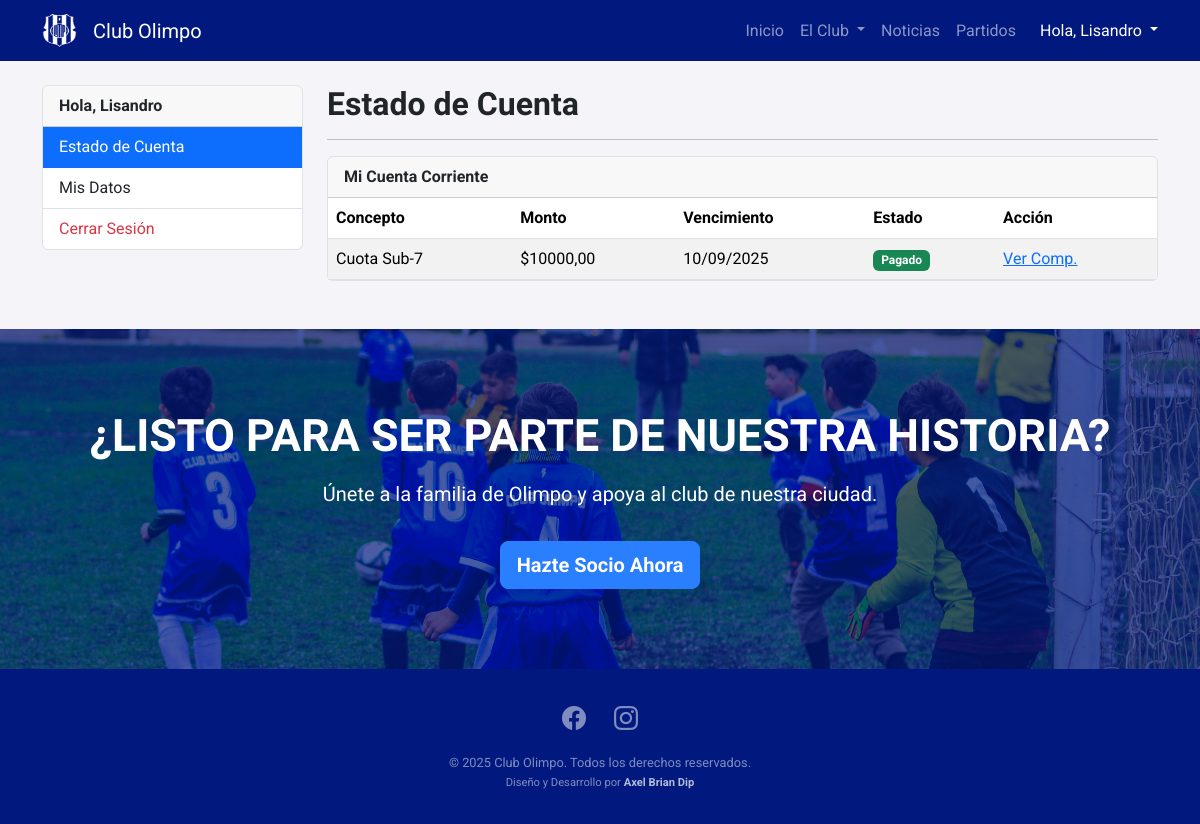
/members/profile/ (signed in), run on the app's committed database.
### billing/models.py (models this page shows, shortened)
class Invoice(models.Model):
    class Status(models.TextChoices):
        PENDIENTE = 'PEN', 'Pendiente de Pago'
        EN_VERIFICACION = 'VER', 'En Verificación'
        PAGADO = 'PAG', 'Pagado'
        BONIFICADO = 'BON', 'Bonificado'
    profile = models.ForeignKey('members.Profile', on_delete=models.CASCADE, related_name="invoices")
    item = models.ForeignKey(BillableItem, on_delete=models.PROTECT, verbose_name="Ítem")
    amount = models.DecimalField("Monto", max_digits=10, decimal_places=2)
    status = models.CharField("Estado", max_length=3, choices=Status.choices, default=Status.PENDIENTE)
    due_date = models.DateField("Fecha de Vencimiento", null=True, blank=True)
    created_at = models.DateTimeField(auto_now_add=True)
    class Meta:
        verbose_name = "Factura"
        verbose_name_plural = "Facturas"

class BillableItem(models.Model):
    name = models.CharField("Nombre del Ítem", max_length=200)
    amount = models.DecimalField("Monto", max_digits=10, decimal_places=2)
    is_bonifiable = models.BooleanField("Es Bonificable", default=True)
    class Meta:
        verbose_name = "Ítem Facturable"
        verbose_name_plural = "Ítems Facturables"

### members/views.py (the view, shortened to what this page needs)
# urls.py: path('profile/', views.profile, name='profile'),
@login_required
def profile(request):
    u_form = UserUpdateForm(instance=request.user)
    p_form = ProfileUpdateForm(instance=request.user.profile)
    receipt_form = ReceiptUploadForm()
    invoices = request.user.profile.invoices.all()
    context = {
        'u_form': u_form,
        'p_form': p_form,
        'receipt_form': receipt_form,
        'invoices': invoices,
    }
    return render(request, 'members/profile.html', context)

### members/templates/members/profile.html (shortened to what this page needs)
{% extends 'base.html' %}
{% block content %}
<div class="row">
    <div class="col-md-3">
        <div class="card">
            <div class="card-header"><strong>Hola, {{ user.first_name|default:user.username }}</strong></div>
            <div class="list-group list-group-flush" id="profileTabs" role="tablist">
                <a class="list-group-item list-group-item-action active" id="cuenta-tab" data-bs-toggle="list" href="#estado-cuenta" role="tab">Estado de Cuenta</a>
                <a class="list-group-item list-group-item-action" id="datos-tab" data-bs-toggle="list" href="#mis-datos" role="tab">Mis Datos</a>
                <form action="{% url 'logout' %}" method="post">
                    <button type="submit" class="list-group-item list-group-item-action text-danger w-100 text-start border-0 bg-transparent">Cerrar Sesión</button>
                </form>
            </div>
        </div>
    </div>
    <div class="col-md-9">
        <div class="tab-content">
            <div class="tab-pane fade show active" id="estado-cuenta" role="tabpanel">
                <h2>Estado de Cuenta</h2>
                <hr>
                <div class="card">
                    <div class="card-header"><strong>Mi Cuenta Corriente</strong></div>
                    <div class="table-responsive">
                        <table class="table table-striped mb-0">
                            <thead><tr><th>Concepto</th><th>Monto</th><th>Vencimiento</th><th>Estado</th><th>Acción</th></tr></thead>
                            <tbody>
                                {% for invoice in invoices %}
                                    <tr>
                                        <td>{{ invoice.item.name }}</td>
                                        <td>${{ invoice.amount|floatformat:2 }}</td>
                                        <td>{{ invoice.due_date|date:"d/m/Y"|default:"-" }}</td>
                                        <td><span class="badge {% if invoice.status == 'PAG' %}bg-success{% elif invoice.status == 'PEN' %}bg-danger{% elif invoice.status == 'VER' %}bg-warning text-dark{% else %}bg-info text-dark{% endif %}">{{ invoice.get_status_display }}</span></td>
                                        <td>
                                            {% if invoice.status == 'PEN' %}
                                                <button class="btn btn-primary btn-sm" data-bs-toggle="modal" data-bs-target="#paymentModal" data-invoice-id="{{ invoice.id }}" data-invoice-item="{{ invoice.item.name }}">Informar Pago</button>
                                            {% elif invoice.status == 'PAG' and invoice.payment %}
                                                <a href="{{ invoice.payment.receipt.url }}" target="_blank">Ver Comp.</a>
                                            {% else %} - {% endif %}
                                        </td>
                                    </tr>
                                {% empty %}
                                    <tr><td colspan="5" class="text-center text-muted">No tienes ítems en tu cuenta corriente.</td></tr>
                                {% endfor %}
                            </tbody>
                        </table>
                    </div>
                </div>
            </div>
        </div>
    </div>
</div>
{% endblock %}

### templates/base.html (shortened to what this page needs)
<!doctype html>
<html lang="es">
<head>
  {% load static %}
  <link href="https://cdn.jsdelivr.net/npm/bootstrap@5.3.3/dist/css/bootstrap.min.css" rel="stylesheet">
  <link rel="stylesheet" href="{% static 'css/main.css' %}">
  <link href="https://unpkg.com/aos@2.3.1/dist/aos.css" rel="stylesheet">
  <link rel="stylesheet" href="https://cdn.jsdelivr.net/npm/bootstrap-icons@1.11.3/font/bootstrap-icons.min.css">
</head>
<body>
  <nav class="navbar navbar-expand-lg navbar-dark bg-dark">
    <div class="container">
      <a class="navbar-brand d-flex align-items-center" href="{% url 'home' %}">
        <img src="{% static 'imgs/olimpo-shield.png' %}" alt="Escudo Club Olimpo" width="35" height="35"
          class="d-inline-block align-text-top me-3">
        <span class="d-none d-sm-inline">Club Olimpo</span>
      </a>
      <div class="collapse navbar-collapse" id="navbarNav">
        <ul class="navbar-nav ms-auto mb-2 mb-lg-0">
          <li class="nav-item">
            <a class="nav-link" href="{% url 'home' %}">Inicio</a>
          </li>
          <li class="nav-item dropdown">
            <a class="nav-link dropdown-toggle" href="#" role="button" data-bs-toggle="dropdown" aria-expanded="false">
              El Club
            </a>
          </li>
          <li class="nav-item">
            <a class="nav-link" href="{% url 'news_list' %}">Noticias</a>
          </li>
          <li class="nav-item">
            <a class="nav-link" href="{% url 'fixture_list' %}">Partidos</a>
          </li>
        </ul>
        <div class="d-flex ms-lg-3">
            <div class="nav-item dropdown">
              {% if user.is_authenticated %}
                <a class="nav-link dropdown-toggle text-white" href="#" role="button" data-bs-toggle="dropdown" aria-expanded="false">
                    Hola, {{ user.first_name|default:user.username }}
                </a>
              {% endif %}
            </div>
          </div>
      </div>
    </div>
  </nav>
  <main class="container mt-4 mb-5">
    {% block content %}
    {% endblock %}
  </main>
  <div class="pre-footer-cta">
    <div class="container">
      <h2>¿LISTO PARA SER PARTE DE NUESTRA HISTORIA?</h2>
      <p>Únete a la familia de Olimpo y apoya al club de nuestra ciudad.</p>
      <a href="{% url 'membership_application' %}" class="btn btn-primary btn-lg">Hazte Socio Ahora</a>
    </div>
  </div>
  <footer class="site-footer">
    <div class="container">
      <div class="social-icons">
        <a href="#" title="Facebook"><i class="bi bi-facebook"></i></a>
        <a href="#" title="Instagram"><i class="bi bi-instagram"></i></a>
      </div>
      <div class="footer-copyright">
        <p class="mb-0">&copy; {% now "Y" %} Club Olimpo. Todos los derechos reservados.</p>
        <p class="mb-0"><small>Diseño y Desarrollo por <strong><a href="#">Axel Brian Dip</a></strong></small></p>
      </div>
    </div>
  </footer>
</body>
</html>

### static/css/_variables.css (style rules this page uses)
:root { --primary-color: #01197e; --accent-color: #2a7fff; --light-gray-bg: #f4f4f9; --dark-text-color: #212529; --medium-gray-color: #6c757d; --font-headings: 'Oswald', sans-serif; --font-body: 'Roboto', sans-serif; }

### static/css/_base.css (style rules this page uses)
body { font-family: var(--font-body); background-color: var(--light-gray-bg); color: var(--dark-text-color); }
h1, h2, h3, h4, h5, h6 { font-family: var(--font-headings); font-weight: 700; }

### static/css/_components.css (style rules this page uses)
.navbar.bg-dark { background-color: var(--primary-color) !important; }
.btn-primary { background-color: var(--accent-color); border-color: var(--accent-color); color: #ffffff; font-weight: 700; }
.card { border-color: #dee2e6; }

### static/css/_footer.css (style rules this page uses)
.pre-footer-cta { position: relative; padding: 5rem 1rem; text-align: center; color: white; overflow: hidden; }
.pre-footer-cta::before { content: ''; position: absolute; top: 0; left: 0; right: 0; bottom: 0; background: url('/static/imgs/footer-bg.jpg') no-repeat center center/cover; z-index: 1; transition: transform 0.4s ease-in-out; }
.pre-footer-cta::after { content: ''; position: absolute; top: 0; left: 0; right: 0; bottom: 0; background-color: rgba(1, 25, 126, 0.7); z-index: 2; }
.pre-footer-cta .container { position: relative; z-index: 3; }
.pre-footer-cta h2 { font-size: 2.8rem; font-weight: 700; margin-bottom: 1rem; }
.pre-footer-cta p { font-size: 1.25rem; margin-bottom: 2rem; max-width: 600px; margin-left: auto; margin-right: auto; }
.site-footer { background-color: var(--primary-color); color: rgba(255, 255, 255, 0.5); padding: 2rem 0; text-align: center; }
.site-footer .social-icons { margin-bottom: 1rem; }
.site-footer .social-icons a { font-size: 1.5rem; color: rgba(255, 255, 255, 0.5); margin: 0 0.75rem; transition: color 0.2s ease, transform 0.2s ease; }
.site-footer .footer-copyright { font-size: 0.8rem; }
.footer-copyright a { color: rgba(255, 255, 255, 0.7); text-decoration: none; transition: color 0.2s ease; }

### data on the page
Invoice: item.name "Cuota Sub-7", amount "10000,00", due_date "10/09/2025", status "Pagado"

### other printed values
{{ user.first_name|default:user.username }} "Lisandro"
